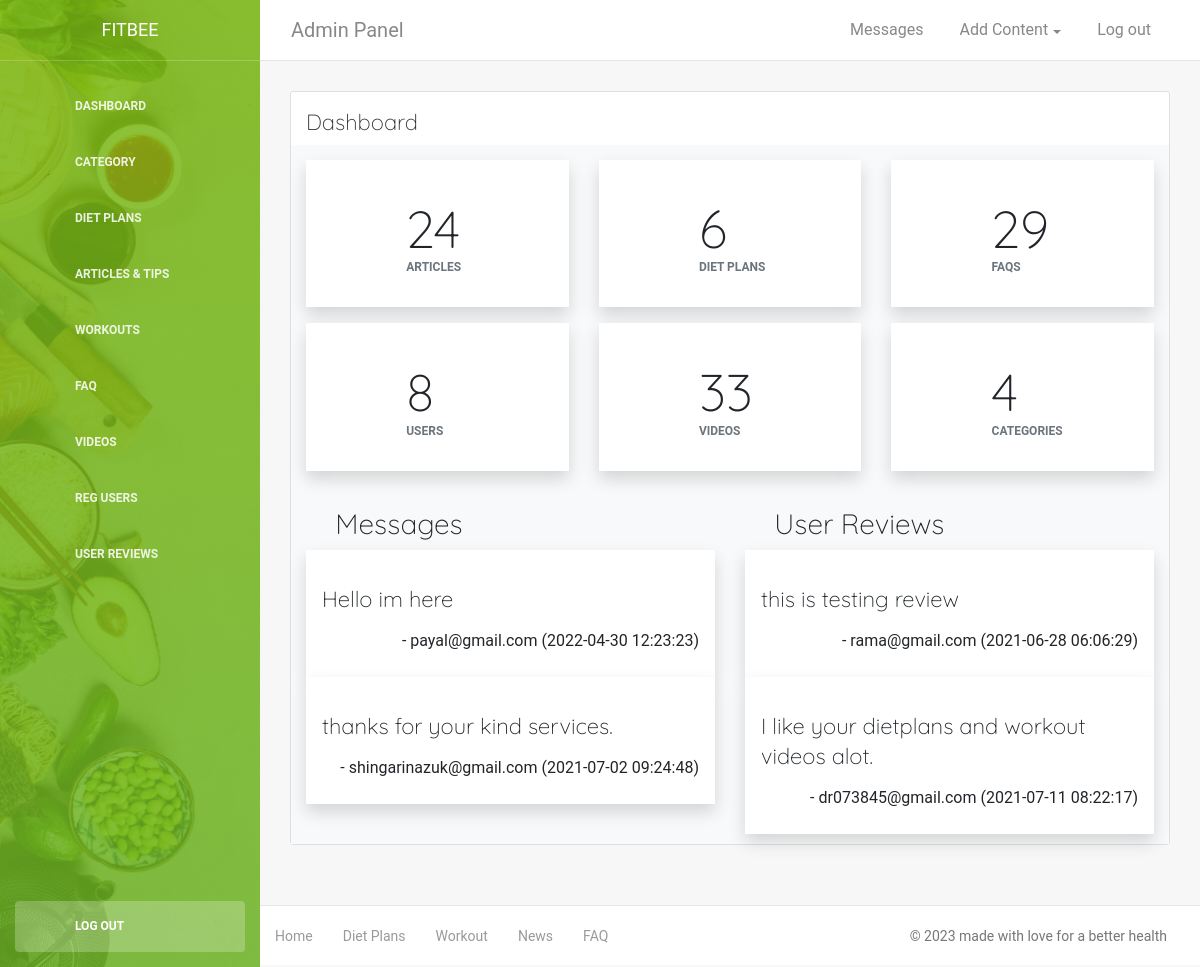
The page /Modules/dashboard.php (signed in) on the database its author committed.
### tables this page shows
CREATE TABLE IF NOT EXISTS `contact` (
`msgid` int(11) NOT NULL,
  `emailId` varchar(80) NOT NULL,
  `phnNo` varchar(14) NOT NULL,
  `msg` varchar(600) NOT NULL,
  `name` varchar(40) NOT NULL,
  `msgDate` timestamp NOT NULL DEFAULT CURRENT_TIMESTAMP
);

CREATE TABLE IF NOT EXISTS `feedback` (
`feedbackId` int(11) NOT NULL,
  `feedback` varchar(1000) NOT NULL,
  `feedbackDate` timestamp NOT NULL DEFAULT CURRENT_TIMESTAMP,
  `userId` int(11) NOT NULL
);

CREATE TABLE IF NOT EXISTS `users` (
`userid` int(11) NOT NULL,
  `firstName` varchar(30) DEFAULT NULL,
  `lastName` varchar(30) DEFAULT NULL,
  `emailId` varchar(80) NOT NULL,
  `gender` varchar(6) DEFAULT NULL,
  `age` varchar(3) DEFAULT NULL,
  `image` varchar(150) NOT NULL DEFAULT 'uploads/profile.png',
  `regDate` timestamp NOT NULL DEFAULT CURRENT_TIMESTAMP,
  `password` varchar(32) NOT NULL
);

### Modules/dashboard.php (the view)
<?php include 'header.php'; ?>
<?php
$result=$conn->query("select * from article"); $article=$result->num_rows;
$result=$conn->query("select * from dietplan"); $dplan=$result->num_rows;
$result=$conn->query("select * from faq"); $faq=$result->num_rows;
$result=$conn->query("select * from users"); $usr=$result->num_rows;
$result=$conn->query("select * from video"); $vd=$result->num_rows;
$result=$conn->query("select * from category"); $cat=$result->num_rows;
?>
<div class="card-header ">
<h4 class="card-title pb-2"> Dashboard </h4></div>
<div class="card-body bg-light">
<div class="row">
	<div class="col-md-4 mb-3">
		<div class="p-2 shadow bg-white">
		<div class="row pb-3">
			<div class="col-md-4 text-right pt-2">
				<h1><i class="icofont-page icofont-1x" style="color: var(--themeColor2); "></i></h1>
			</div>
            <div class="col-md-8">
            	<h1 class="mb-0 "><?php echo $article ?></h1>
            	<h6 class="text-secondary">Articles</h6>
            </div>
		</div></div>
	</div>
    <div class="col-md-4 mb-3">
		<div class="p-2 shadow bg-white">
		<div class="row pb-3">
			<div class="col-md-4 text-right pt-2">
				<h1><i class="icofont-fruits icofont-1x" style="color: var(--themeColor3);"></i></h1>
			</div>
            <div class="col-md-8">
            	<h1 class="mb-0 "><?php echo $dplan ?></h1>
            	<h6 class="text-secondary">Diet Plans</h6>
            </div>
		</div></div>
	</div>
	<div class="col-md-4 mb-3">
		<div class="p-2 shadow bg-white">
		<div class="row pb-3">
			<div class="col-md-4 text-right pt-2">
				<h1><i class="icofont-question-circle icofont-1x" style="color: var(--themeColor1); "></i></h1>
			</div>
            <div class="col-md-8">
            	<h1 class="mb-0 "><?php echo $faq ?></h1>
            	<h6 class="text-secondary">FAQs</h6>
            </div>
		</div></div>
	</div>
	<div class="col-md-4 mb-3">
		<div class="p-2 shadow bg-white">
		<div class="row pb-3">
			<div class="col-md-4 text-right pt-2">
				<h1><i class="icofont-users icofont-1x" style="color: var(--themeColor4); "></i></h1>
			</div>
            <div class="col-md-8">
            	<h1 class="mb-0 "><?php echo $usr ?></h1>
            	<h6 class="text-secondary">Users</h6>
            </div>
		</div></div>
	</div>
	<div class="col-md-4 mb-3">
		<div class="p-2 shadow bg-white">
		<div class="row pb-3">
			<div class="col-md-4 text-right pt-2">
				<h1><i class="icofont-video-alt icofont-1x" style="color: var(--themeColor2); "></i></h1>
			</div>
            <div class="col-md-8">
            	<h1 class="mb-0 "><?php echo $vd ?></h1>
            	<h6 class="text-secondary">Videos</h6>
            </div>
		</div></div>
	</div>
	<div class="col-md-4 mb-3">
		<div class="p-2 shadow bg-white">
		<div class="row pb-3">
			<div class="col-md-4 text-right pt-2">
				<h1><i class="icofont-paper icofont-1x" style="color: var(--themeColor3); "></i></h1>
			</div>
            <div class="col-md-8">
            	<h1 class="mb-0 "><?php echo $cat ?></h1>
            	<h6 class="text-secondary">Categories</h6>
            </div>
		</div></div>
	</div>
</div>
<div class="row">
	<div class="col-md-6">
		<h3><i class="icofont-ui-message" style="color: var(--themeColor3); " ></i> Messages</h3>
		<?php
		$sql="select * from contact order by msgDate desc limit 2 ;";
		$result=$conn->query($sql);
		while($row=$result->fetch_assoc()){ ?>
        <div class="bg-white pl-3 pr-3 pt-1 pb-2 shadow">
        <h4>	<?php echo $row['msg']; ?></h4>
        <p class="text-right ">- <?php echo $row['emailId']; ?> (<?php echo $row['msgDate']; ?>)</p>
        </div>
        <?php }  ?>
	</div>
	<div class="col-md-6">
		<h3><i class="icofont-comment" style="color: var(--themeColor1); " ></i> User Reviews</h3>
		<?php
		$sql="select * from feedback,users where users.userid=feedback.userId order by feedbackDate limit 2 ;";
		$result=$conn->query($sql);
		while($row=$result->fetch_assoc()){ ?>
        <div class="bg-white pl-3 pr-3 pt-1 pb-2 shadow">
        <h4>	<?php echo $row['feedback']; ?></h4>
        <p class="text-right ">- <?php echo $row['emailId']; ?> (<?php echo $row['feedbackDate']; ?>)</p>
        </div>
        <?php }  ?>
			</div>
</div>
</div>
<?php include 'footer.php'; ?>

### Modules/header.php (style rules this page uses)
body { font-family: 'Nunito Sans', sans-serif; }
h1,h2,h3,h4,h5 { font-family: 'Quicksand', sans-serif; }
:root { --themeColor1:#86CA2D; --themeColor2:#1CC3CB; --themeColor3:#f59031; --themeColor4:#e74c3c; }

### rows shown on the page
contact: msg "Hello im here", emailId "payal@gmail.com", msgDate "2022-04-30 12:23:23"
contact: msg "thanks for your kind services.", emailId "shingarinazuk@gmail.com", msgDate "2021-07-02 09:24:48"
feedback: feedback "this is testing review", userId.emailId "rama@gmail.com", feedbackDate "2021-06-28 06:06:29"
feedback: feedback "I like your dietplans and workout videos alot.", userId.emailId "dr073845@gmail.com", feedbackDate "2021-07-11 08:22:17"

### other values the page prints
$article "24"
$dplan "6"
$faq "29"
$usr "8"
$vd "33"
$cat "4"
